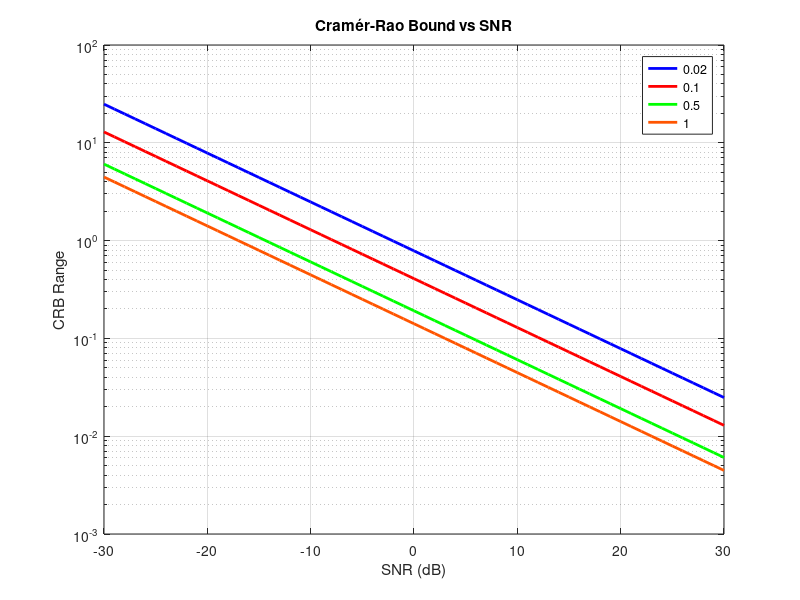
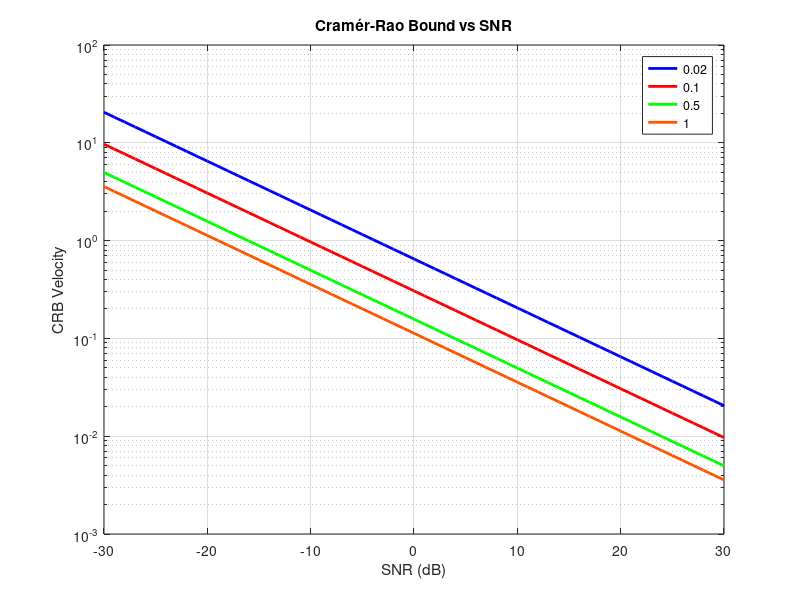

MATLAB code to generate these figures, in order:
%% crb_pilot_only.m -> CRB for pilot only with different pilot ratios
clear;
% close all;
clc;

plot_count = 1;

N = 70;
M = 50;

deltaf = 200*1e3;   % 200 kHz
Tcp = 1e-6;         % 1 us
T = 1 / deltaf;
Ts = T + Tcp;

fc = 30e9;          % 30 GHz
c = 3e8;
lambda = c / fc;

beta = atan(130/90) - atan(50/90);

figure(1);
% figure(2);

for p = [10, 2, 2, 1; 5, 5, 1, 1]
    np = p(1);
    mp = p(2);

    K = ceil((N - 1) / np);
    L = ceil((M - 1) / mp);
    
    absP = (K + 1) * (L + 1);
    pilot_percentage = absP/(N*M);
    
    SNR_db = -30:30;
    
    SNR = db2pow(SNR_db);
    
    CRB_range = 12 / (K * (K + 2) * absP * np^2) * c^2 ./ (8 * pi^2 * SNR * deltaf^2);
    CRB_range = sqrt(CRB_range);

    CRB_velocity = 12 / (L * (L + 2) * absP * mp^2) * lambda^2 ./ (32 * pi^2 * SNR * Ts^2 * cos(beta/2)^2);
    CRB_velocity = sqrt(CRB_velocity);
    
    if plot_count == 1
        figure(1);
        semilogy(SNR_db, CRB_range, "Color", "blue", "LineWidth", 2);
        figure(2);
        semilogy(SNR_db, CRB_velocity, "Color", "blue", "LineWidth", 2);
    elseif plot_count == 2
        figure(1); hold on;
        semilogy(SNR_db, CRB_range, "Color", "red", "LineWidth", 2);
        figure(2); hold on;
        semilogy(SNR_db, CRB_velocity, "Color", "red", "LineWidth", 2);
    elseif plot_count == 3
        figure(1); hold on;
        semilogy(SNR_db, CRB_range, "Color", "green", "LineWidth", 2);
        figure(2); hold on;
        semilogy(SNR_db, CRB_velocity, "Color", "green", "LineWidth", 2);
    elseif plot_count == 4
        figure(1); hold on;
        semilogy(SNR_db, CRB_range, "Color", "#ff5500", "LineWidth", 2);
        figure(2); hold on;
        semilogy(SNR_db, CRB_velocity, "Color", "#ff5500", "LineWidth", 2);
    end
    plot_count = plot_count+1;
end

figure(1);
xlabel('SNR (dB)');
ylabel('CRB Range');
title('Cramér-Rao Bound vs SNR');
legend("0.02", "0.1", "0.5", "1");
grid on;

figure(2);
xlabel('SNR (dB)');
ylabel('CRB Velocity');
title('Cramér-Rao Bound vs SNR');
legend("0.02", "0.1", "0.5", "1");
grid on;
